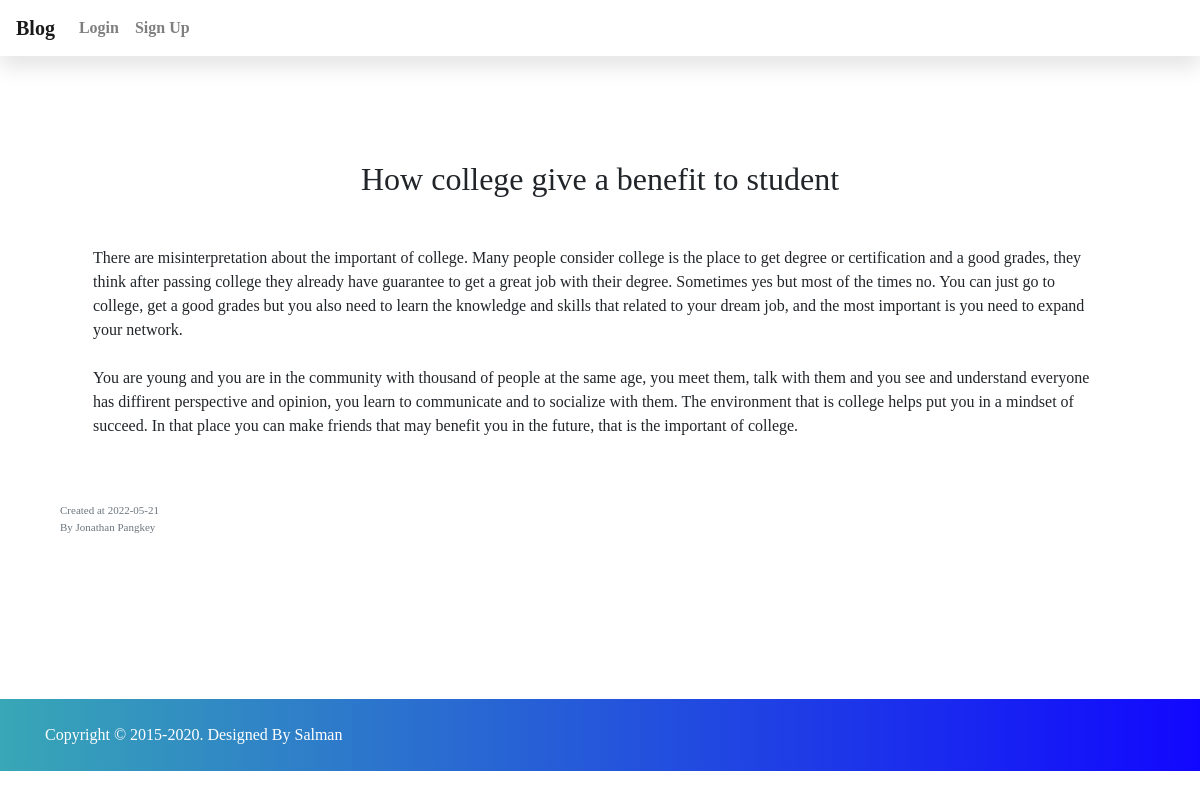
/readmore/1, run on the app's committed database.
### app.py (models this page shows, shortened)
class Blog(db.Model):
    id = db.Column(db.Integer, primary_key=True)
    username = db.Column(db.String(80), nullable=False)
    title = db.Column(db.String(70),nullable=False)
    data = db.Column(db.String(1500),nullable=False)
    created_at = db.Column(db.DateTime, nullable=False,
                           default=datetime.utcnow)

### app.py (the view)
@app.route('/readmore/<int:id>',methods=['GET', 'POST'])
def readmore(id):
    data = Blog.query.filter_by(id=id).all()
    return render_template('read.html',data=data,sessionn='username')

### templates/read.html (shortened to what this page needs)
    <!DOCTYPE html>
    <html>
      <head>
        <link
          rel="stylesheet"
          href="https://stackpath.bootstrapcdn.com/bootstrap/4.4.1/css/bootstrap.min.css"
        />
        <link
          rel="stylesheet"
          href="https://stackpath.bootstrapcdn.com/font-awesome/4.7.0/css/font-awesome.min.css"
        />
        <link rel="stylesheet" href="{{url_for('static',filename='style.css')}}">
      </head>
      <body>
        <nav class="navbar navbar-expand-lg navbar-light bg-white fixed-top">
          <a class="navbar-brand" href="#">Blog</a>
          <div class="collapse navbar-collapse" id="navbar">
            <div class="navbar-nav">
              {% if sessionn in session %}
              <a class="nav-item nav-link" id="home" href="/">Write</a>
              <a class="nav-item nav-link" id="home" href="/read">Blog</a>
              <a class="nav-item nav-link" id="home" href="/mywrite">Mycontent</a>
              <a class="nav-item nav-link" id="logout" href="/logout">Logout</a>
              {% else %}
              <a class="nav-item nav-link" id="login" href="/login">Login</a>
              <a class="nav-item nav-link" id="signUp" href="/sign-up">Sign Up</a>
              {% endif %}
            </div>
          </div>
        </nav>
        <div class="container py-5 mt-5">
            <div class="container p-5 mt-3 ">
             {% for data in data %}
             <div>
               <h2 class="mb-5 text-center">{{data.title}}</h2>
             <p style="white-space: pre-line;">{{ data.data }}</p>
             </div>
            </div>
            <div class="container">
                <p style="font-size: 11px;" class="text-muted">Created at {{data.created_at.date()}} <br> By {{data.username}}</p>
            </div>
           {% endfor %}
        </div>
        <footer class="py-4">
         <div class="container">
             <div class="row">
                 <div class="col-md-6">
                     <p class="mb-0">Copyright © 2015-2020. Designed By Salman</p>
                 </div>
                 <div class="col-md-6 text-md-end">
                 </div>
             </div>
         </div>
     </footer>
      </body>
    </html>

### static/style.css (style rules this page uses)
* { font-family:Georgia, 'Times New Roman', Times, serif; }
a { text-decoration: none; transition: all 0.4s ease; font-weight: 800; color: #20212c; }
.navbar { box-shadow: 0 12px 20px rgba(0,0,0,0.1); }
footer { background: linear-gradient(to right,#38a7b6, #1107fe); color: #fff; margin-top: 100px; }

### data on the page
Blog: title "How college give a benefit to student", data "There are misinterpretation about the important of college. Many people consider college is the place to get degree or certification and a good grades, they think after passing college they already have guarantee to get a great job with their degree. Sometimes yes but most of the times no. You can just go to college, get a good grades but you also need to learn the knowledge and skills that related to your dream job, and the most important is you need to expand your network. You are young and you are in the community with thousand of people at the same age, you meet them, talk with them and you see and understand everyone has diffirent perspective and opinion, you learn to communicate and…", created_at "2022-05-21", username "Jonathan Pangkey"
